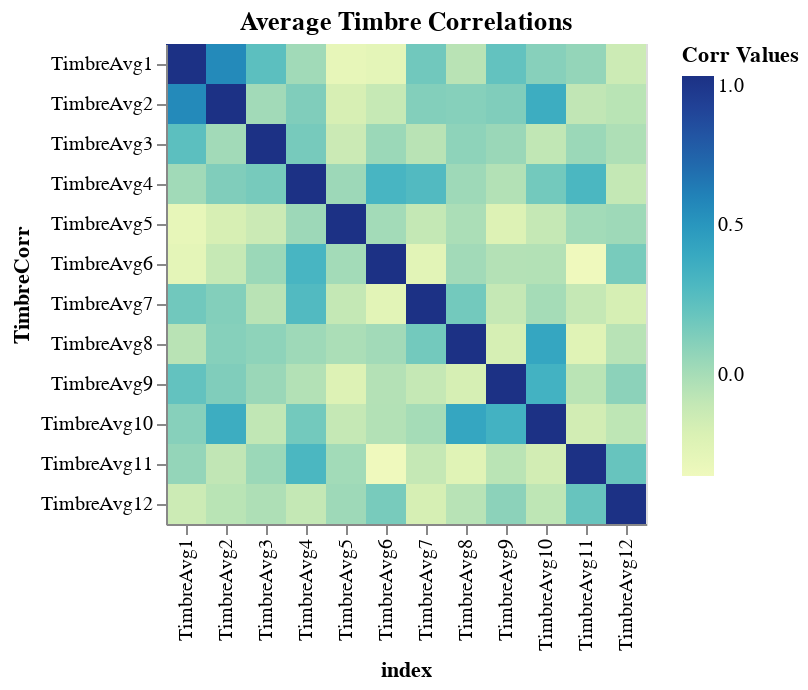

Here is the notebook cell this chart was saved with:
### Code cell
audio = timbre_avg.iloc[:, 1:13]
corr = audio.corr().reset_index()
timbre_covs_long = corr.melt("index", var_name = "TimbreCorr", value_name = "Corr Values")
# timbre covariances # 
alt.Chart(timbre_covs_long).mark_rect().encode(
    x=alt.X('index:O', sort=timbre_cols),
    y=alt.Y('TimbreCorr:O', sort=timbre_cols),
    color='Corr Values:Q',
    tooltip=['index', 'TimbreCorr', 'Corr Values']
).properties(
    title='Average Timbre Correlations'
)

### Figure 1 — Vega-Lite specification as saved in the notebook (floating-point values rounded to 4 significant figures; data arrays with more than 128 entries replaced by an {"elided": "..."} marker saying what was removed)
{"config": {"view": {"continuousWidth": 400, "continuousHeight": 300}}, "data": {"name": "data-500a4f80b9d96b289af0cdeeb03c8eab"}, "mark": "rect", "encoding": {"color": {"type": "quantitative", "field": "Corr Values"}, "tooltip": [{"type": "nominal", "field": "index"}, {"type": "nominal", "field": "TimbreCorr"}, {"type": "quantitative", "field": "Corr Values"}], "x": {"type": "ordinal", "field": "index", "sort": ["TimbreAvg1", "TimbreAvg2", "TimbreAvg3", "TimbreAvg4", "TimbreAvg5", "TimbreAvg6", "TimbreAvg7", "TimbreAvg8", "TimbreAvg9", "TimbreAvg10", "TimbreAvg11", "TimbreAvg12"]}, "y": {"type": "ordinal", "field": "TimbreCorr", "sort": ["TimbreAvg1", "TimbreAvg2", "TimbreAvg3", "TimbreAvg4", "TimbreAvg5", "TimbreAvg6", "TimbreAvg7", "TimbreAvg8", "TimbreAvg9", "TimbreAvg10", "TimbreAvg11", "TimbreAvg12"]}}, "title": "Average Timbre Correlations", "$schema": "https://vega.github.io/schema/vega-lite/v4.8.1.json", "datasets": {"data-500a4f80b9d96b289af0cdeeb03c8eab": {"elided": "144 records"}}}
